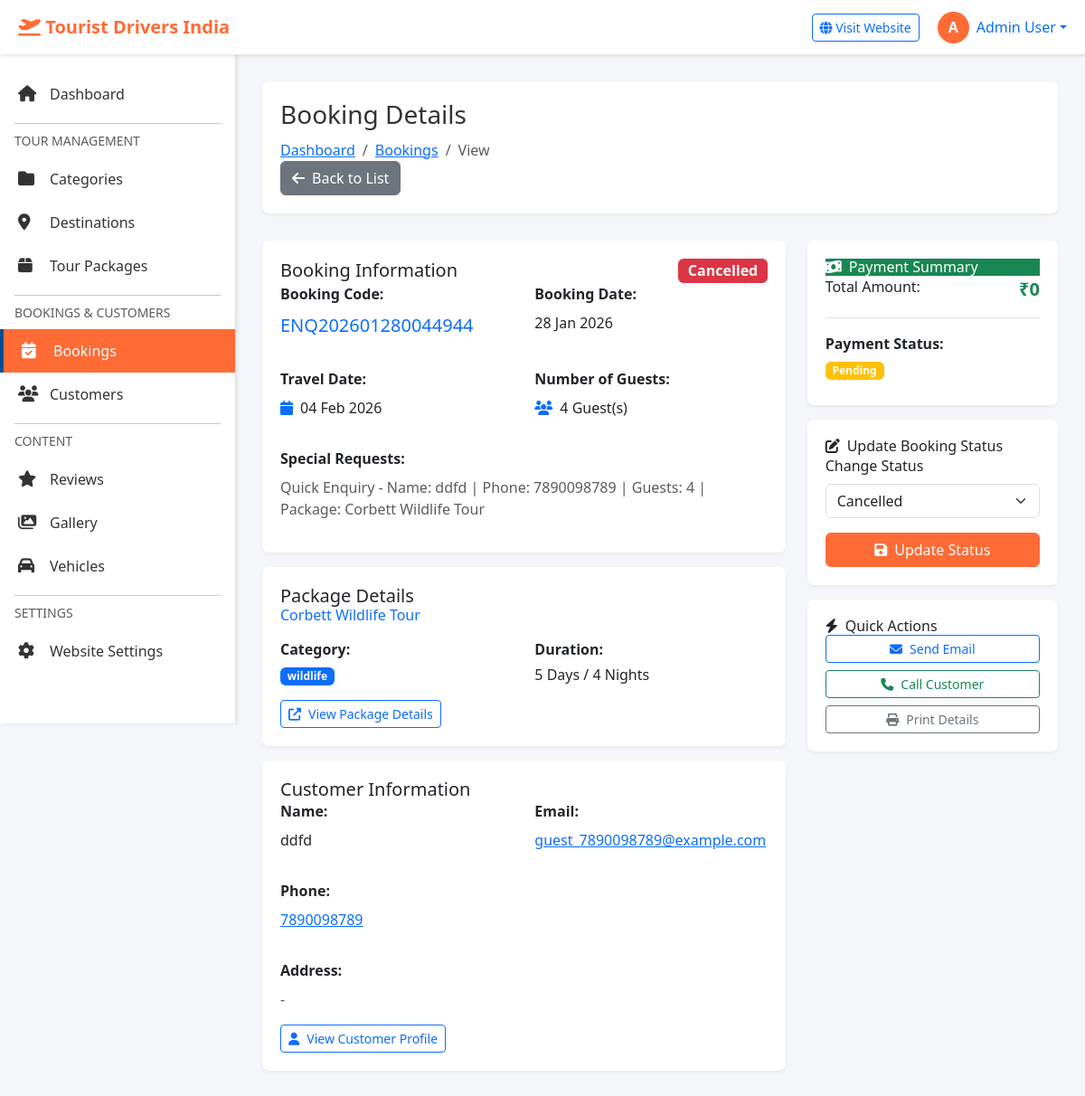
The page /admin/bookings/view.php?id=120 (signed in) on the database its author committed.
### tables this page shows
CREATE TABLE `bookings` (
  `id` int(11) NOT NULL,
  `booking_number` varchar(50) NOT NULL,
  `customer_id` int(11) NOT NULL,
  `package_id` int(11) NOT NULL,
  `vehicle_id` int(11) DEFAULT NULL,
  `travel_date` date NOT NULL,
  `number_of_persons` int(11) NOT NULL,
  `number_of_days` int(11) NOT NULL,
  `total_price` decimal(10,2) NOT NULL,
  `discount` decimal(10,2) DEFAULT 0.00,
  `final_price` decimal(10,2) NOT NULL,
  `payment_status` enum('pending','partial','paid','refunded') DEFAULT 'pending',
  `paid_amount` decimal(10,2) DEFAULT 0.00,
  `payment_method` varchar(50) DEFAULT NULL,
  `booking_status` enum('pending','confirmed','cancelled','completed') DEFAULT 'pending',
  `special_requests` text DEFAULT NULL,
  `admin_notes` text DEFAULT NULL,
  `created_at` timestamp NOT NULL DEFAULT current_timestamp(),
  `updated_at` timestamp NOT NULL DEFAULT current_timestamp() ON UPDATE current_timestamp()
);

CREATE TABLE `tour_packages` (
  `id` int(11) NOT NULL,
  `category_id` int(11) NOT NULL,
  `title` varchar(255) NOT NULL,
  `slug` varchar(255) NOT NULL,
  `short_description` text DEFAULT NULL,
  `description` longtext DEFAULT NULL,
  `duration_days` int(11) NOT NULL,
  `duration_nights` int(11) NOT NULL,
  `base_price` decimal(10,2) NOT NULL,
  `discounted_price` decimal(10,2) DEFAULT NULL,
  `price_type` enum('per_person','per_group') DEFAULT 'per_person',
  `featured_image` varchar(255) DEFAULT NULL,
  `gallery_images` text DEFAULT NULL,
  `video_url` varchar(255) DEFAULT NULL,
  `max_group_size` int(11) DEFAULT 20,
  `min_age` int(11) DEFAULT 0,
  `difficulty_level` enum('easy','moderate','challenging','difficult') DEFAULT 'easy',
  `inclusions` text DEFAULT NULL,
  `exclusions` text DEFAULT NULL,
  `meta_title` varchar(255) DEFAULT NULL,
  `meta_description` text DEFAULT NULL,
  `meta_keywords` text DEFAULT NULL,
  `is_active` tinyint(1) DEFAULT 1,
  `is_featured` tinyint(1) DEFAULT 0,
  `is_bestseller` tinyint(1) DEFAULT 0,
  `display_order` int(11) DEFAULT 0,
  `views` int(11) DEFAULT 0,
  `created_at` timestamp NOT NULL DEFAULT current_timestamp(),
  `updated_at` timestamp NOT NULL DEFAULT current_timestamp() ON UPDATE current_timestamp()
);

CREATE TABLE `categories` (
  `id` int(11) NOT NULL,
  `name` varchar(100) NOT NULL,
  `slug` varchar(100) NOT NULL,
  `description` text DEFAULT NULL,
  `icon` varchar(255) DEFAULT NULL,
  `display_order` int(11) DEFAULT 0,
  `is_active` tinyint(1) DEFAULT 1,
  `show_in_header` tinyint(1) DEFAULT 1,
  `created_at` timestamp NOT NULL DEFAULT current_timestamp(),
  `updated_at` timestamp NOT NULL DEFAULT current_timestamp() ON UPDATE current_timestamp()
);

CREATE TABLE `customers` (
  `id` int(11) NOT NULL,
  `name` varchar(100) NOT NULL,
  `email` varchar(100) NOT NULL,
  `phone` varchar(20) NOT NULL,
  `country` varchar(100) DEFAULT 'India',
  `state` varchar(100) DEFAULT NULL,
  `city` varchar(100) DEFAULT NULL,
  `address` text DEFAULT NULL,
  `created_at` timestamp NOT NULL DEFAULT current_timestamp(),
  `updated_at` timestamp NOT NULL DEFAULT current_timestamp() ON UPDATE current_timestamp()
);

### admin/includes/functions.php (called while the page is built, shortened)
<?php
function format_price($price) {
    return '₹' . number_format($price, 0);
}
function format_date($date) {
    return date('d M Y', strtotime($date));
}
?>

### admin/bookings/view.php (the view, shortened to what this page needs)
<?php
require_once '../includes/config.php';
require_once '../includes/functions.php';
$id = intval($_GET['id']);
$query = "SELECT b.*,
          c.name as customer_name, c.email as customer_email, c.phone as customer_phone,
          c.address as customer_address, c.city as customer_city, c.state as customer_state,
          p.title as package_title, p.duration_days, p.duration_nights,
          cat.name as category_name
          FROM bookings b
          LEFT JOIN customers c ON b.customer_id = c.id
          LEFT JOIN tour_packages p ON b.package_id = p.id
          LEFT JOIN categories cat ON p.category_id = cat.id
          WHERE b.id = $id";
$result = mysqli_query($conn, $query);
$booking = mysqli_fetch_assoc($result);
$status_colors = [
    'pending' => 'warning',
    'confirmed' => 'info',
    'completed' => 'success',
    'cancelled' => 'danger'
];
$status_color = $status_colors[$booking['booking_status']] ?? 'secondary';
include '../includes/header.php';
include '../includes/sidebar.php';
?>
<div class="main-content">
    <div class="page-header">
        <div>
            <h1 class="page-title">Booking Details</h1>
            <nav aria-label="breadcrumb">
                <ol class="breadcrumb">
                    <li class="breadcrumb-item"><a href="../dashboard.php">Dashboard</a></li>
                    <li class="breadcrumb-item"><a href="index.php">Bookings</a></li>
                    <li class="breadcrumb-item active">View</li>
                </ol>
            </nav>
        </div>
        <div class="page-actions">
            <a href="index.php" class="btn btn-secondary">
                <i class="fas fa-arrow-left me-2"></i>Back to List
            </a>
        </div>
    </div>
    <div class="row">
        <div class="col-lg-8">
            <div class="admin-card mb-3">
                <div class="card-header d-flex justify-content-between align-items-center">
                    <h5 class="mb-0">Booking Information</h5>
                    <span class="badge bg-<?php echo $status_color; ?> fs-6">
                        <?php echo ucfirst($booking['booking_status']); ?>
                    </span>
                </div>
                <div class="card-body">
                    <div class="row mb-3">
                        <div class="col-md-6">
                            <p class="mb-2"><strong>Booking Code:</strong></p>
                            <p class="text-primary fs-5"><?php echo htmlspecialchars($booking['booking_number'] ?? 'N/A'); ?></p>
                        </div>
                        <div class="col-md-6">
                            <p class="mb-2"><strong>Booking Date:</strong></p>
                            <p><?php echo format_date($booking['created_at']); ?></p>
                        </div>
                    </div>
                    <div class="row mb-3">
                        <div class="col-md-6">
                            <p class="mb-2"><strong>Travel Date:</strong></p>
                            <p><i class="fas fa-calendar text-primary me-2"></i><?php echo format_date($booking['travel_date']); ?></p>
                        </div>
                        <div class="col-md-6">
                            <p class="mb-2"><strong>Number of Guests:</strong></p>
                            <p><i class="fas fa-users text-primary me-2"></i><?php echo $booking['number_of_persons'] ?? 0; ?> Guest(s)</p>
                        </div>
                    </div>
                    <div class="row">
                        <div class="col-md-12">
                            <p class="mb-2"><strong>Special Requests:</strong></p>
                            <p class="text-muted"><?php echo !empty($booking['special_requests']) ? nl2br(htmlspecialchars($booking['special_requests'])) : '-'; ?></p>
                        </div>
                    </div>
                </div>
            </div>
            <div class="admin-card mb-3">
                <div class="card-header">
                    <h5 class="mb-0">Package Details</h5>
                </div>
                <div class="card-body">
                    <h6 class="text-primary mb-3"><?php echo htmlspecialchars($booking['package_title']); ?></h6>
                    <div class="row">
                        <div class="col-md-6 mb-3">
                            <p class="mb-1"><strong>Category:</strong></p>
                            <span class="badge bg-primary"><?php echo htmlspecialchars($booking['category_name']); ?></span>
                        </div>
                        <div class="col-md-6 mb-3">
                            <p class="mb-1"><strong>Duration:</strong></p>
                            <p class="mb-0"><?php echo $booking['duration_days']; ?> Days / <?php echo $booking['duration_nights']; ?> Nights</p>
                        </div>
                    </div>
                    <a href="../packages/view.php?id=<?php echo $booking['package_id']; ?>" class="btn btn-sm btn-outline-primary" target="_blank">
                        <i class="fas fa-external-link-alt me-2"></i>View Package Details
                    </a>
                </div>
            </div>
            <div class="admin-card">
                <div class="card-header">
                    <h5 class="mb-0">Customer Information</h5>
                </div>
                <div class="card-body">
                    <div class="row mb-3">
                        <div class="col-md-6">
                            <p class="mb-2"><strong>Name:</strong></p>
                            <p><?php echo htmlspecialchars($booking['customer_name']); ?></p>
                        </div>
                        <div class="col-md-6">
                            <p class="mb-2"><strong>Email:</strong></p>
                            <p><a href="mailto:<?php echo htmlspecialchars($booking['customer_email']); ?>">
                                <?php echo htmlspecialchars($booking['customer_email']); ?>
                            </a></p>
                        </div>
                    </div>
                    <div class="row mb-3">
                        <div class="col-md-6">
                            <p class="mb-2"><strong>Phone:</strong></p>
                            <p><a href="tel:<?php echo htmlspecialchars($booking['customer_phone']); ?>">
                                <?php echo htmlspecialchars($booking['customer_phone']); ?>
                            </a></p>
                        </div>
                    </div>
                    <div class="row">
                        <div class="col-md-12">
                            <p class="mb-2"><strong>Address:</strong></p>
                            <p class="text-muted">
                                <?php
                                $address_parts = array_filter([
                                    $booking['customer_address'],
                                    $booking['customer_city'],
                                    $booking['customer_state']
                                ]);
                                echo !empty($address_parts) ? implode(', ', array_map('htmlspecialchars', $address_parts)) : '-';
                                ?>
                            </p>
                        </div>
                    </div>
                    <a href="../customers/view.php?id=<?php echo $booking['customer_id']; ?>" class="btn btn-sm btn-outline-primary">
                        <i class="fas fa-user me-2"></i>View Customer Profile
                    </a>
                </div>
            </div>
        </div>
        <div class="col-lg-4">
            <div class="admin-card mb-3">
                <div class="card-header bg-success text-white">
                    <h6 class="mb-0"><i class="fas fa-money-bill-wave me-2"></i>Payment Summary</h6>
                </div>
                <div class="card-body">
                    <div class="d-flex justify-content-between mb-3 pb-3 border-bottom">
                        <span>Total Amount:</span>
                        <strong class="text-success fs-5"><?php echo format_price($booking['final_price'] ?? 0); ?></strong>
                    </div>
                    <div class="mb-2">
                        <p class="mb-1"><strong>Payment Status:</strong></p>
                        <span class="badge bg-<?php echo $booking['payment_status'] == 'paid' ? 'success' : 'warning'; ?>">
                            <?php echo ucfirst($booking['payment_status']); ?>
                        </span>
                    </div>
                </div>
            </div>
            <div class="admin-card mb-3">
                <div class="card-header">
                    <h6 class="mb-0"><i class="fas fa-edit me-2"></i>Update Booking Status</h6>
                </div>
                <div class="card-body">
                    <form method="POST" action="index.php">
                        <div class="mb-3">
                            <label class="form-label">Change Status</label>
                            <select name="status" class="form-select" required>
                                <option value="cancelled" <?php echo $booking['booking_status'] == 'cancelled' ? 'selected' : ''; ?>>Cancelled</option>
                            </select>
                        </div>
                        <button type="submit" name="update_status" class="btn btn-primary w-100">
                            <i class="fas fa-save me-2"></i>Update Status
                        </button>
                    </form>
                </div>
            </div>
            <div class="admin-card">
                <div class="card-header">
                    <h6 class="mb-0"><i class="fas fa-bolt me-2"></i>Quick Actions</h6>
                </div>
                <div class="card-body">
                    <a href="mailto:<?php echo htmlspecialchars($booking['customer_email']); ?>" class="btn btn-outline-primary btn-sm w-100 mb-2">
                        <i class="fas fa-envelope me-2"></i>Send Email
                    </a>
                    <a href="tel:<?php echo htmlspecialchars($booking['customer_phone']); ?>" class="btn btn-outline-success btn-sm w-100 mb-2">
                        <i class="fas fa-phone me-2"></i>Call Customer
                    </a>
                    <button onclick="window.print()" class="btn btn-outline-secondary btn-sm w-100">
                        <i class="fas fa-print me-2"></i>Print Details
                    </button>
                </div>
            </div>
        </div>
    </div>
</div>
<?php include '../includes/footer.php'; ?>

### admin/includes/header.php (style rules this page uses)
:root { --primary-color: #ff6b35; --secondary-color: #004e92; --sidebar-width: 260px; --header-height: 60px; }
* { margin: 0; padding: 0; box-sizing: border-box; }
body { font-family: 'Segoe UI', Tahoma, Geneva, Verdana, sans-serif; background: #f4f6f9; }
.page-header { background: white; padding: 20px; border-radius: 8px; margin-bottom: 30px; box-shadow: 0 2px 4px rgba(0,0,0,0.05); }
.page-header h1 { font-size: 28px; color: #333; margin: 0; }
.page-header .breadcrumb { margin: 10px 0 0 0; background: none; padding: 0; }
.admin-card { background: white; border-radius: 8px; padding: 20px; box-shadow: 0 2px 4px rgba(0,0,0,0.05); margin-bottom: 20px; }
.btn-primary { background: var(--primary-color); border-color: var(--primary-color); }

### rows shown on the page
bookings: booking_status "Cancelled", booking_number "ENQ202601280044944", created_at "28 Jan 2026", travel_date "04 Feb 2026", number_of_persons "4", special_requests "Quick Enquiry - Name: ddfd | Phone: 7890098789 | Guests: 4 | Package: Corbett Wildlife Tour", package.title "Corbett Wildlife Tour", categories.name "wildlife", package.duration_days "5", package.duration_nights "4", customer.name "ddfd", customer.email "guest_7890098789@example.com", customer.phone "7890098789", final_price "₹0", payment_status "Pending", status "Cancelled"

### other values the page prints
substr($_SESSION['admin_name'] ?? 'A', 0, 1) "A"
$_SESSION['admin_name'] "Admin User"
